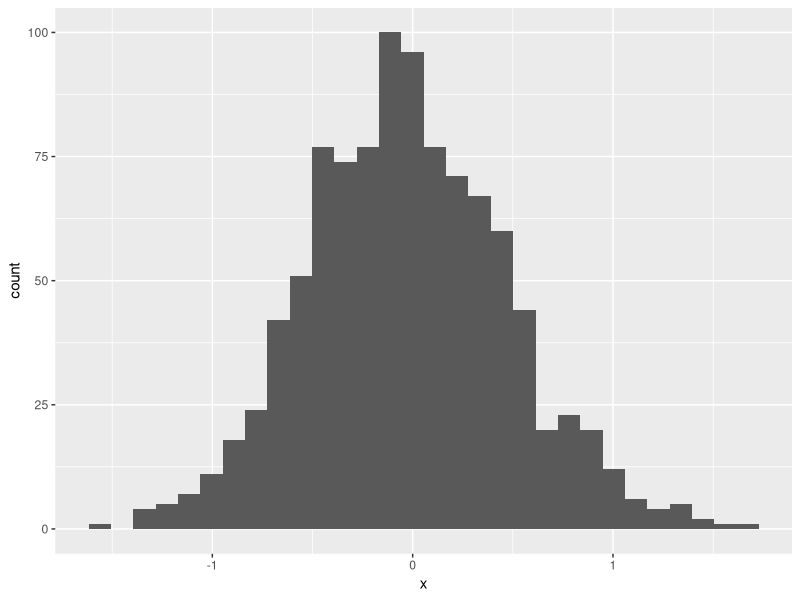
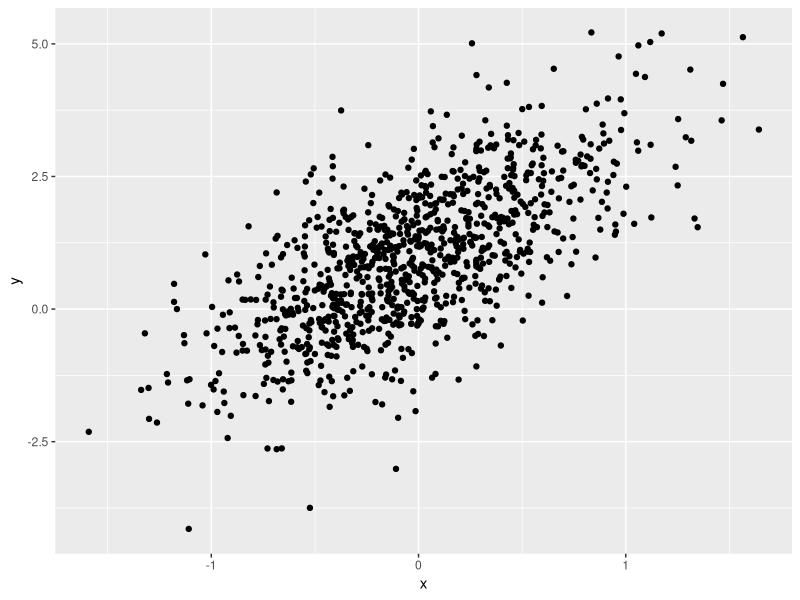
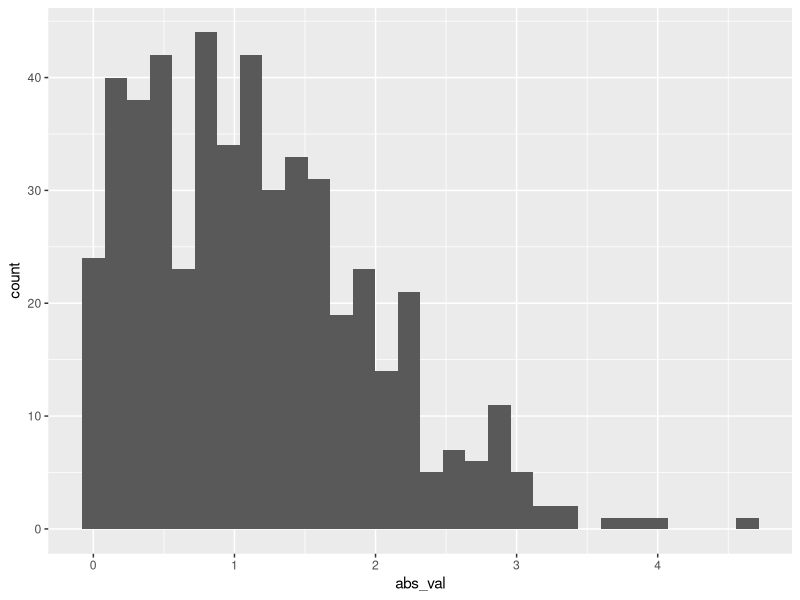

Generate these figures, in order, with R:
## ---- chunk 1
library(tidyverse)
## ---- chunk 2
samp = rnorm(100)
length(samp)
## ---- chunk 3
plot_df = 
  tibble(
    x = rnorm(1000, sd = 0.5),
    y = 1 + 2 * x + rnorm(1000),
  )
## ---- chunk 4
ggplot(plot_df, aes (x=x))+geom_histogram()
## ---- chunk 5
ggplot(plot_df, aes (x=x, y=y))+geom_point()
## ---- chunk 6
la_df =
  tibble(
    num_samp = rnorm(500, mean = 1),
    log_vec = num_samp > 0,
    abs_val = abs(num_samp)
  )
ggplot(la_df, aes(x = abs_val)) + geom_histogram()
